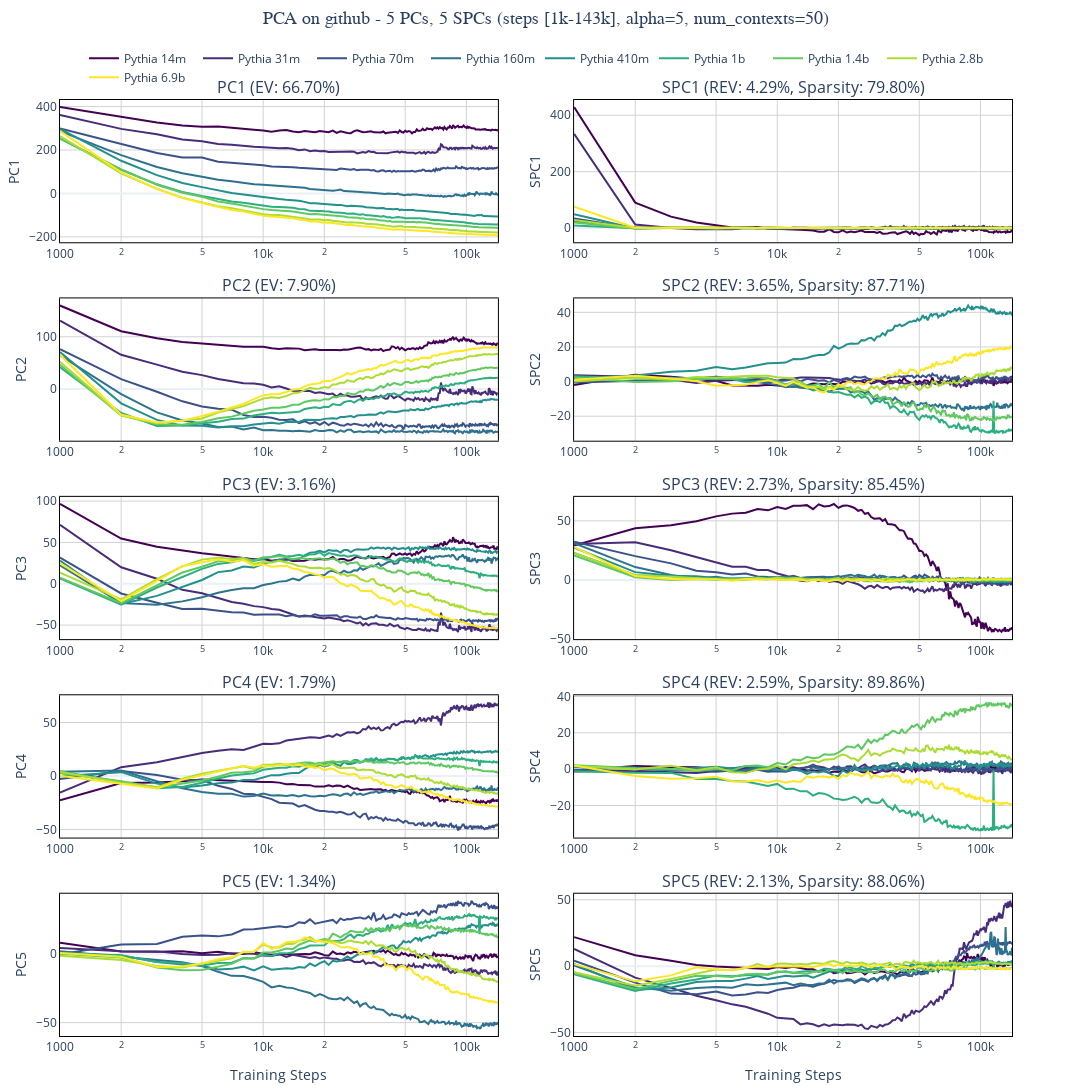

Write notebook code for a chart like this one.
### Code cell
from joint_pca import TrajectoryPlotter
plotter = TrajectoryPlotter(pca_handler)

fig = plotter.plot_pcs_over_time()
fig.show()

raw_filename = plotter._get_filename()
filename = raw_filename + "_pcs_over_time"
fig.write_image(filename + ".png", scale=2)
fig.write_image(filename + ".pdf")
fig.write_html(filename + ".html")

### Figure 1 — Plotly figure (JSON) as saved in the notebook; plotly's stock layout.template omitted (floating-point values rounded to 4 significant figures; data arrays with more than 128 entries replaced by an {"elided": "..."} marker saying what was removed)
{"data": [{"hoverinfo": "text", "line": {"color": "rgb(68, 1, 84)", "width": 2}, "mode": "lines", "name": "Pythia 14m", "showlegend": true, "text": {"elided": "143 str values"}, "type": "scatter", "x": {"elided": "143 int values"}, "xaxis": "x", "y": {"elided": "143 float values"}, "yaxis": "y"}, {"hoverinfo": "text", "line": {"color": "rgb(71, 44, 122)", "width": 2}, "mode": "lines", "name": "Pythia 31m", "showlegend": true, "text": {"elided": "143 str values"}, "type": "scatter", "x": {"elided": "143 int values"}, "xaxis": "x", "y": {"elided": "143 float values"}, "yaxis": "y"}, {"hoverinfo": "text", "line": {"color": "rgb(59, 81, 138)", "width": 2}, "mode": "lines", "name": "Pythia 70m", "showlegend": true, "text": {"elided": "143 str values"}, "type": "scatter", "x": {"elided": "143 int values"}, "xaxis": "x", "y": {"elided": "143 float values"}, "yaxis": "y"}, {"hoverinfo": "text", "line": {"color": "rgb(45, 114, 142)", "width": 2}, "mode": "lines", "name": "Pythia 160m", "showlegend": true, "text": {"elided": "143 str values"}, "type": "scatter", "x": {"elided": "143 int values"}, "xaxis": "x", "y": {"elided": "143 float values"}, "yaxis": "y"}, {"hoverinfo": "text", "line": {"color": "rgb(34, 144, 140)", "width": 2}, "mode": "lines", "name": "Pythia 410m", "showlegend": true, "text": {"elided": "143 str values"}, "type": "scatter", "x": {"elided": "143 int values"}, "xaxis": "x", "y": {"elided": "143 float values"}, "yaxis": "y"}, {"hoverinfo": "text", "line": {"color": "rgb(45, 174, 127)", "width": 2}, "mode": "lines", "name": "Pythia 1b", "showlegend": true, "text": {"elided": "143 str values"}, "type": "scatter", "x": {"elided": "143 int values"}, "xaxis": "x", "y": {"elided": "143 float values"}, "yaxis": "y"}, {"hoverinfo": "text", "line": {"color": "rgb(96, 200, 96)", "width": 2}, "mode": "lines", "name": "Pythia 1.4b", "showlegend": true, "text": {"elided": "143 str values"}, "type": "scatter", "x": {"elided": "143 int values"}, "xaxis": "x", "y": {"elided": "143 float values"}, "yaxis": "y"}, {"hoverinfo": "text", "line": {"color": "rgb(172, 220, 49)", "width": 2}, "mode": "lines", "name": "Pythia 2.8b", "showlegend": true, "text": {"elided": "143 str values"}, "type": "scatter", "x": {"elided": "143 int values"}, "xaxis": "x", "y": {"elided": "143 float values"}, "yaxis": "y"}, {"hoverinfo": "text", "line": {"color": "rgb(253, 231, 37)", "width": 2}, "mode": "lines", "name": "Pythia 6.9b", "showlegend": true, "text": {"elided": "143 str values"}, "type": "scatter", "x": {"elided": "143 int values"}, "xaxis": "x", "y": {"elided": "143 float values"}, "yaxis": "y"}, {"hoverinfo": "text", "line": {"color": "rgb(68, 1, 84)", "width": 2}, "mode": "lines", "name": "Pythia 14m", "showlegend": false, "text": {"elided": "143 str values"}, "type": "scatter", "x": {"elided": "143 int values"}, "xaxis": "x3", "y": {"elided": "143 float values"}, "yaxis": "y3"}, {"hoverinfo": "text", "line": {"color": "rgb(71, 44, 122)", "width": 2}, "mode": "lines", "name": "Pythia 31m", "showlegend": false, "text": {"elided": "143 str values"}, "type": "scatter", "x": {"elided": "143 int values"}, "xaxis": "x3", "y": {"elided": "143 float values"}, "yaxis": "y3"}, {"hoverinfo": "text", "line": {"color": "rgb(59, 81, 138)", "width": 2}, "mode": "lines", "name": "Pythia 70m", "showlegend": false, "text": {"elided": "143 str values"}, "type": "scatter", "x": {"elided": "143 int values"}, "xaxis": "x3", "y": {"elided": "143 float values"}, "yaxis": "y3"}, {"hoverinfo": "text", "line": {"color": "rgb(45, 114, 142)", "width": 2}, "mode": "lines", "name": "Pythia 160m", "showlegend": false, "text": {"elided": "143 str values"}, "type": "scatter", "x": {"elided": "143 int values"}, "xaxis": "x3", "y": {"elided": "143 float values"}, "yaxis": "y3"}, {"hoverinfo": "text", "line": {"color": "rgb(34, 144, 140)", "width": 2}, "mode": "lines", "name": "Pythia 410m", "showlegend": false, "text": {"elided": "143 str values"}, "type": "scatter", "x": {"elided": "143 int values"}, "xaxis": "x3", "y": {"elided": "143 float values"}, "yaxis": "y3"}, {"hoverinfo": "text", "line": {"color": "rgb(45, 174, 127)", "width": 2}, "mode": "lines", "name": "Pythia 1b", "showlegend": false, "text": {"elided": "143 str values"}, "type": "scatter", "x": {"elided": "143 int values"}, "xaxis": "x3", "y": {"elided": "143 float values"}, "yaxis": "y3"}, {"hoverinfo": "text", "line": {"color": "rgb(96, 200, 96)", "width": 2}, "mode": "lines", "name": "Pythia 1.4b", "showlegend": false, "text": {"elided": "143 str values"}, "type": "scatter", "x": {"elided": "143 int values"}, "xaxis": "x3", "y": {"elided": "143 float values"}, "yaxis": "y3"}, {"hoverinfo": "text", "line": {"color": "rgb(172, 220, 49)", "width": 2}, "mode": "lines", "name": "Pythia 2.8b", "showlegend": false, "text": {"elided": "143 str values"}, "type": "scatter", "x": {"elided": "143 int values"}, "xaxis": "x3", "y": {"elided": "143 float values"}, "yaxis": "y3"}, {"hoverinfo": "text", "line": {"color": "rgb(253, 231, 37)", "width": 2}, "mode": "lines", "name": "Pythia 6.9b", "showlegend": false, "text": {"elided": "143 str values"}, "type": "scatter", "x": {"elided": "143 int values"}, "xaxis": "x3", "y": {"elided": "143 float values"}, "yaxis": "y3"}, {"hoverinfo": "text", "line": {"color": "rgb(68, 1, 84)", "width": 2}, "mode": "lines", "name": "Pythia 14m", "showlegend": false, "text": {"elided": "143 str values"}, "type": "scatter", "x": {"elided": "143 int values"}, "xaxis": "x5", "y": {"elided": "143 float values"}, "yaxis": "y5"}, {"hoverinfo": "text", "line": {"color": "rgb(71, 44, 122)", "width": 2}, "mode": "lines", "name": "Pythia 31m", "showlegend": false, "text": {"elided": "143 str values"}, "type": "scatter", "x": {"elided": "143 int values"}, "xaxis": "x5", "y": {"elided": "143 float values"}, "yaxis": "y5"}, {"hoverinfo": "text", "line": {"color": "rgb(59, 81, 138)", "width": 2}, "mode": "lines", "name": "Pythia 70m", "showlegend": false, "text": {"elided": "143 str values"}, "type": "scatter", "x": {"elided": "143 int values"}, "xaxis": "x5", "y": {"elided": "143 float values"}, "yaxis": "y5"}, {"hoverinfo": "text", "line": {"color": "rgb(45, 114, 142)", "width": 2}, "mode": "lines", "name": "Pythia 160m", "showlegend": false, "text": {"elided": "143 str values"}, "type": "scatter", "x": {"elided": "143 int values"}, "xaxis": "x5", "y": {"elided": "143 float values"}, "yaxis": "y5"}, {"hoverinfo": "text", "line": {"color": "rgb(34, 144, 140)", "width": 2}, "mode": "lines", "name": "Pythia 410m", "showlegend": false, "text": {"elided": "143 str values"}, "type": "scatter", "x": {"elided": "143 int values"}, "xaxis": "x5", "y": {"elided": "143 float values"}, "yaxis": "y5"}, {"hoverinfo": "text", "line": {"color": "rgb(45, 174, 127)", "width": 2}, "mode": "lines", "name": "Pythia 1b", "showlegend": false, "text": {"elided": "143 str values"}, "type": "scatter", "x": {"elided": "143 int values"}, "xaxis": "x5", "y": {"elided": "143 float values"}, "yaxis": "y5"}, {"hoverinfo": "text", "line": {"color": "rgb(96, 200, 96)", "width": 2}, "mode": "lines", "name": "Pythia 1.4b", "showlegend": false, "text": {"elided": "143 str values"}, "type": "scatter", "x": {"elided": "143 int values"}, "xaxis": "x5", "y": {"elided": "143 float values"}, "yaxis": "y5"}, {"hoverinfo": "text", "line": {"color": "rgb(172, 220, 49)", "width": 2}, "mode": "lines", "name": "Pythia 2.8b", "showlegend": false, "text": {"elided": "143 str values"}, "type": "scatter", "x": {"elided": "143 int values"}, "xaxis": "x5", "y": {"elided": "143 float values"}, "yaxis": "y5"}, {"hoverinfo": "text", "line": {"color": "rgb(253, 231, 37)", "width": 2}, "mode": "lines", "name": "Pythia 6.9b", "showlegend": false, "text": {"elided": "143 str values"}, "type": "scatter", "x": {"elided": "143 int values"}, "xaxis": "x5", "y": {"elided": "143 float values"}, "yaxis": "y5"}, {"hoverinfo": "text", "line": {"color": "rgb(68, 1, 84)", "width": 2}, "mode": "lines", "name": "Pythia 14m", "showlegend": false, "text": {"elided": "143 str values"}, "type": "scatter", "x": {"elided": "143 int values"}, "xaxis": "x7", "y": {"elided": "143 float values"}, "yaxis": "y7"}, {"hoverinfo": "text", "line": {"color": "rgb(71, 44, 122)", "width": 2}, "mode": "lines", "name": "Pythia 31m", "showlegend": false, "text": {"elided": "143 str values"}, "type": "scatter", "x": {"elided": "143 int values"}, "xaxis": "x7", "y": {"elided": "143 float values"}, "yaxis": "y7"}, {"hoverinfo": "text", "line": {"color": "rgb(59, 81, 138)", "width": 2}, "mode": "lines", "name": "Pythia 70m", "showlegend": false, "text": {"elided": "143 str values"}, "type": "scatter", "x": {"elided": "143 int values"}, "xaxis": "x7", "y": {"elided": "143 float values"}, "yaxis": "y7"}, {"hoverinfo": "text", "line": {"color": "rgb(45, 114, 142)", "width": 2}, "mode": "lines", "name": "Pythia 160m", "showlegend": false, "text": {"elided": "143 str values"}, "type": "scatter", "x": {"elided": "143 int values"}, "xaxis": "x7", "y": {"elided": "143 float values"}, "yaxis": "y7"}, {"hoverinfo": "text", "line": {"color": "rgb(34, 144, 140)", "width": 2}, "mode": "lines", "name": "Pythia 410m", "showlegend": false, "text": {"elided": "143 str values"}, "type": "scatter", "x": {"elided": "143 int values"}, "xaxis": "x7", "y": {"elided": "143 float values"}, "yaxis": "y7"}, {"hoverinfo": "text", "line": {"color": "rgb(45, 174, 127)", "width": 2}, "mode": "lines", "name": "Pythia 1b", "showlegend": false, "text": {"elided": "143 str values"}, "type": "scatter", "x": {"elided": "143 int values"}, "xaxis": "x7", "y": {"elided": "143 float values"}, "yaxis": "y7"}, {"hoverinfo": "text", "line": {"color": "rgb(96, 200, 96)", "width": 2}, "mode": "lines", "name": "Pythia 1.4b", "showlegend": false, "text": {"elided": "143 str values"}, "type": "scatter", "x": {"elided": "143 int values"}, "xaxis": "x7", "y": {"elided": "143 float values"}, "yaxis": "y7"}, {"hoverinfo": "text", "line": {"color": "rgb(172, 220, 49)", "width": 2}, "mode": "lines", "name": "Pythia 2.8b", "showlegend": false, "text": {"elided": "143 str values"}, "type": "scatter", "x": {"elided": "143 int values"}, "xaxis": "x7", "y": {"elided": "143 float values"}, "yaxis": "y7"}, {"hoverinfo": "text", "line": {"color": "rgb(253, 231, 37)", "width": 2}, "mode": "lines", "name": "Pythia 6.9b", "showlegend": false, "text": {"elided": "143 str values"}, "type": "scatter", "x": {"elided": "143 int values"}, "xaxis": "x7", "y": {"elided": "143 float values"}, "yaxis": "y7"}, {"hoverinfo": "text", "line": {"color": "rgb(68, 1, 84)", "width": 2}, "mode": "lines", "name": "Pythia 14m", "showlegend": false, "text": {"elided": "143 str values"}, "type": "scatter", "x": {"elided": "143 int values"}, "xaxis": "x9", "y": {"elided": "143 float values"}, "yaxis": "y9"}, {"hoverinfo": "text", "line": {"color": "rgb(71, 44, 122)", "width": 2}, "mode": "lines", "name": "Pythia 31m", "showlegend": false, "text": {"elided": "143 str values"}, "type": "scatter", "x": {"elided": "143 int values"}, "xaxis": "x9", "y": {"elided": "143 float values"}, "yaxis": "y9"}, {"hoverinfo": "text", "line": {"color": "rgb(59, 81, 138)", "width": 2}, "mode": "lines", "name": "Pythia 70m", "showlegend": false, "text": {"elided": "143 str values"}, "type": "scatter", "x": {"elided": "143 int values"}, "xaxis": "x9", "y": {"elided": "143 float values"}, "yaxis": "y9"}, {"hoverinfo": "text", "line": {"color": "rgb(45, 114, 142)", "width": 2}, "mode": "lines", "name": "Pythia 160m", "showlegend": false, "text": {"elided": "143 str values"}, "type": "scatter", "x": {"elided": "143 int values"}, "xaxis": "x9", "y": {"elided": "143 float values"}, "yaxis": "y9"}, {"hoverinfo": "text", "line": {"color": "rgb(34, 144, 140)", "width": 2}, "mode": "lines", "name": "Pythia 410m", "showlegend": false, "text": {"elided": "143 str values"}, "type": "scatter", "x": {"elided": "143 int values"}, "xaxis": "x9", "y": {"elided": "143 float values"}, "yaxis": "y9"}, {"hoverinfo": "text", "line": {"color": "rgb(45, 174, 127)", "width": 2}, "mode": "lines", "name": "Pythia 1b", "showlegend": false, "text": {"elided": "143 str values"}, "type": "scatter", "x": {"elided": "143 int values"}, "xaxis": "x9", "y": {"elided": "143 float values"}, "yaxis": "y9"}, {"hoverinfo": "text", "line": {"color": "rgb(96, 200, 96)", "width": 2}, "mode": "lines", "name": "Pythia 1.4b", "showlegend": false, "text": {"elided": "143 str values"}, "type": "scatter", "x": {"elided": "143 int values"}, "xaxis": "x9", "y": {"elided": "143 float values"}, "yaxis": "y9"}, {"hoverinfo": "text", "line": {"color": "rgb(172, 220, 49)", "width": 2}, "mode": "lines", "name": "Pythia 2.8b", "showlegend": false, "text": {"elided": "143 str values"}, "type": "scatter", "x": {"elided": "143 int values"}, "xaxis": "x9", "y": {"elided": "143 float values"}, "yaxis": "y9"}, {"hoverinfo": "text", "line": {"color": "rgb(253, 231, 37)", "width": 2}, "mode": "lines", "name": "Pythia 6.9b", "showlegend": false, "text": {"elided": "143 str values"}, "type": "scatter", "x": {"elided": "143 int values"}, "xaxis": "x9", "y": {"elided": "143 float values"}, "yaxis": "y9"}, {"hoverinfo": "text", "line": {"color": "rgb(68, 1, 84)", "width": 2}, "mode": "lines", "name": "Pythia 14m", "showlegend": false, "text": {"elided": "143 str values"}, "type": "scatter", "x": {"elided": "143 int values"}, "xaxis": "x2", "y": {"elided": "143 float values"}, "yaxis": "y2"}, {"hoverinfo": "text", "line": {"color": "rgb(71, 44, 122)", "width": 2}, "mode": "lines", "name": "Pythia 31m", "showlegend": false, "text": {"elided": "143 str values"}, "type": "scatter", "x": {"elided": "143 int values"}, "xaxis": "x2", "y": {"elided": "143 float values"}, "yaxis": "y2"}, {"hoverinfo": "text", "line": {"color": "rgb(59, 81, 138)", "width": 2}, "mode": "lines", "name": "Pythia 70m", "showlegend": false, "text": {"elided": "143 str values"}, "type": "scatter", "x": {"elided": "143 int values"}, "xaxis": "x2", "y": {"elided": "143 float values"}, "yaxis": "y2"}, {"hoverinfo": "text", "line": {"color": "rgb(45, 114, 142)", "width": 2}, "mode": "lines", "name": "Pythia 160m", "showlegend": false, "text": {"elided": "143 str values"}, "type": "scatter", "x": {"elided": "143 int values"}, "xaxis": "x2", "y": {"elided": "143 float values"}, "yaxis": "y2"}, {"hoverinfo": "text", "line": {"color": "rgb(34, 144, 140)", "width": 2}, "mode": "lines", "name": "Pythia 410m", "showlegend": false, "text": {"elided": "143 str values"}, "type": "scatter", "x": {"elided": "143 int values"}, "xaxis": "x2", "y": {"elided": "143 float values"}, "yaxis": "y2"}, {"hoverinfo": "text", "line": {"color": "rgb(45, 174, 127)", "width": 2}, "mode": "lines", "name": "Pythia 1b", "showlegend": false, "text": {"elided": "143 str values"}, "type": "scatter", "x": {"elided": "143 int values"}, "xaxis": "x2", "y": {"elided": "143 float values"}, "yaxis": "y2"}, {"hoverinfo": "text", "line": {"color": "rgb(96, 200, 96)", "width": 2}, "mode": "lines", "name": "Pythia 1.4b", "showlegend": false, "text": {"elided": "143 str values"}, "type": "scatter", "x": {"elided": "143 int values"}, "xaxis": "x2", "y": {"elided": "143 float values"}, "yaxis": "y2"}, {"hoverinfo": "text", "line": {"color": "rgb(172, 220, 49)", "width": 2}, "mode": "lines", "name": "Pythia 2.8b", "showlegend": false, "text": {"elided": "143 str values"}, "type": "scatter", "x": {"elided": "143 int values"}, "xaxis": "x2", "y": {"elided": "143 float values"}, "yaxis": "y2"}, {"hoverinfo": "text", "line": {"color": "rgb(253, 231, 37)", "width": 2}, "mode": "lines", "name": "Pythia 6.9b", "showlegend": false, "text": {"elided": "143 str values"}, "type": "scatter", "x": {"elided": "143 int values"}, "xaxis": "x2", "y": {"elided": "143 float values"}, "yaxis": "y2"}, {"hoverinfo": "text", "line": {"color": "rgb(68, 1, 84)", "width": 2}, "mode": "lines", "name": "Pythia 14m", "showlegend": false, "text": {"elided": "143 str values"}, "type": "scatter", "x": {"elided": "143 int values"}, "xaxis": "x4", "y": {"elided": "143 float values"}, "yaxis": "y4"}, {"hoverinfo": "text", "line": {"color": "rgb(71, 44, 122)", "width": 2}, "mode": "lines", "name": "Pythia 31m", "showlegend": false, "text": {"elided": "143 str values"}, "type": "scatter", "x": {"elided": "143 int values"}, "xaxis": "x4", "y": {"elided": "143 float values"}, "yaxis": "y4"}, {"hoverinfo": "text", "line": {"color": "rgb(59, 81, 138)", "width": 2}, "mode": "lines", "name": "Pythia 70m", "showlegend": false, "text": {"elided": "143 str values"}, "type": "scatter", "x": {"elided": "143 int values"}, "xaxis": "x4", "y": {"elided": "143 float values"}, "yaxis": "y4"}, {"hoverinfo": "text", "line": {"color": "rgb(45, 114, 142)", "width": 2}, "mode": "lines", "name": "Pythia 160m", "showlegend": false, "text": {"elided": "143 str values"}, "type": "scatter", "x": {"elided": "143 int values"}, "xaxis": "x4", "y": {"elided": "143 float values"}, "yaxis": "y4"}, {"hoverinfo": "text", "line": {"color": "rgb(34, 144, 140)", "width": 2}, "mode": "lines", "name": "Pythia 410m", "showlegend": false, "text": {"elided": "143 str values"}, "type": "scatter", "x": {"elided": "143 int values"}, "xaxis": "x4", "y": {"elided": "143 float values"}, "yaxis": "y4"}, {"hoverinfo": "text", "line": {"color": "rgb(45, 174, 127)", "width": 2}, "mode": "lines", "name": "Pythia 1b", "showlegend": false, "text": {"elided": "143 str values"}, "type": "scatter", "x": {"elided": "143 int values"}, "xaxis": "x4", "y": {"elided": "143 float values"}, "yaxis": "y4"}, {"hoverinfo": "text", "line": {"color": "rgb(96, 200, 96)", "width": 2}, "mode": "lines", "name": "Pythia 1.4b", "showlegend": false, "text": {"elided": "143 str values"}, "type": "scatter", "x": {"elided": "143 int values"}, "xaxis": "x4", "y": {"elided": "143 float values"}, "yaxis": "y4"}, {"hoverinfo": "text", "line": {"color": "rgb(172, 220, 49)", "width": 2}, "mode": "lines", "name": "Pythia 2.8b", "showlegend": false, "text": {"elided": "143 str values"}, "type": "scatter", "x": {"elided": "143 int values"}, "xaxis": "x4", "y": {"elided": "143 float values"}, "yaxis": "y4"}, {"hoverinfo": "text", "line": {"color": "rgb(253, 231, 37)", "width": 2}, "mode": "lines", "name": "Pythia 6.9b", "showlegend": false, "text": {"elided": "143 str values"}, "type": "scatter", "x": {"elided": "143 int values"}, "xaxis": "x4", "y": {"elided": "143 float values"}, "yaxis": "y4"}, {"hoverinfo": "text", "line": {"color": "rgb(68, 1, 84)", "width": 2}, "mode": "lines", "name": "Pythia 14m", "showlegend": false, "text": {"elided": "143 str values"}, "type": "scatter", "x": {"elided": "143 int values"}, "xaxis": "x6", "y": {"elided": "143 float values"}, "yaxis": "y6"}, {"hoverinfo": "text", "line": {"color": "rgb(71, 44, 122)", "width": 2}, "mode": "lines", "name": "Pythia 31m", "showlegend": false, "text": {"elided": "143 str values"}, "type": "scatter", "x": {"elided": "143 int values"}, "xaxis": "x6", "y": {"elided": "143 float values"}, "yaxis": "y6"}, {"hoverinfo": "text", "line": {"color": "rgb(59, 81, 138)", "width": 2}, "mode": "lines", "name": "Pythia 70m", "showlegend": false, "text": {"elided": "143 str values"}, "type": "scatter", "x": {"elided": "143 int values"}, "xaxis": "x6", "y": {"elided": "143 float values"}, "yaxis": "y6"}, {"hoverinfo": "text", "line": {"color": "rgb(45, 114, 142)", "width": 2}, "mode": "lines", "name": "Pythia 160m", "showlegend": false, "text": {"elided": "143 str values"}, "type": "scatter", "x": {"elided": "143 int values"}, "xaxis": "x6", "y": {"elided": "143 float values"}, "yaxis": "y6"}, {"hoverinfo": "text", "line": {"color": "rgb(34, 144, 140)", "width": 2}, "mode": "lines", "name": "Pythia 410m", "showlegend": false, "text": {"elided": "143 str values"}, "type": "scatter", "x": {"elided": "143 int values"}, "xaxis": "x6", "y": {"elided": "143 float values"}, "yaxis": "y6"}, {"hoverinfo": "text", "line": {"color": "rgb(45, 174, 127)", "width": 2}, "mode": "lines", "name": "Pythia 1b", "showlegend": false, "text": {"elided": "143 str values"}, "type": "scatter", "x": {"elided": "143 int values"}, "xaxis": "x6", "y": {"elided": "143 float values"}, "yaxis": "y6"}, {"hoverinfo": "text", "line": {"color": "rgb(96, 200, 96)", "width": 2}, "mode": "lines", "name": "Pythia 1.4b", "showlegend": false, "text": {"elided": "143 str values"}, "type": "scatter", "x": {"elided": "143 int values"}, "xaxis": "x6", "y": {"elided": "143 float values"}, "yaxis": "y6"}, {"hoverinfo": "text", "line": {"color": "rgb(172, 220, 49)", "width": 2}, "mode": "lines", "name": "Pythia 2.8b", "showlegend": false, "text": {"elided": "143 str values"}, "type": "scatter", "x": {"elided": "143 int values"}, "xaxis": "x6", "y": {"elided": "143 float values"}, "yaxis": "y6"}, {"hoverinfo": "text", "line": {"color": "rgb(253, 231, 37)", "width": 2}, "mode": "lines", "name": "Pythia 6.9b", "showlegend": false, "text": {"elided": "143 str values"}, "type": "scatter", "x": {"elided": "143 int values"}, "xaxis": "x6", "y": {"elided": "143 float values"}, "yaxis": "y6"}, {"hoverinfo": "text", "line": {"color": "rgb(68, 1, 84)", "width": 2}, "mode": "lines", "name": "Pythia 14m", "showlegend": false, "text": {"elided": "143 str values"}, "type": "scatter", "x": {"elided": "143 int values"}, "xaxis": "x8", "y": {"elided": "143 float values"}, "yaxis": "y8"}, {"hoverinfo": "text", "line": {"color": "rgb(71, 44, 122)", "width": 2}, "mode": "lines", "name": "Pythia 31m", "showlegend": false, "text": {"elided": "143 str values"}, "type": "scatter", "x": {"elided": "143 int values"}, "xaxis": "x8", "y": {"elided": "143 float values"}, "yaxis": "y8"}, {"hoverinfo": "text", "line": {"color": "rgb(59, 81, 138)", "width": 2}, "mode": "lines", "name": "Pythia 70m", "showlegend": false, "text": {"elided": "143 str values"}, "type": "scatter", "x": {"elided": "143 int values"}, "xaxis": "x8", "y": {"elided": "143 float values"}, "yaxis": "y8"}, {"hoverinfo": "text", "line": {"color": "rgb(45, 114, 142)", "width": 2}, "mode": "lines", "name": "Pythia 160m", "showlegend": false, "text": {"elided": "143 str values"}, "type": "scatter", "x": {"elided": "143 int values"}, "xaxis": "x8", "y": {"elided": "143 float values"}, "yaxis": "y8"}, {"hoverinfo": "text", "line": {"color": "rgb(34, 144, 140)", "width": 2}, "mode": "lines", "name": "Pythia 410m", "showlegend": false, "text": {"elided": "143 str values"}, "type": "scatter", "x": {"elided": "143 int values"}, "xaxis": "x8", "y": {"elided": "143 float values"}, "yaxis": "y8"}, {"hoverinfo": "text", "line": {"color": "rgb(45, 174, 127)", "width": 2}, "mode": "lines", "name": "Pythia 1b", "showlegend": false, "text": {"elided": "143 str values"}, "type": "scatter", "x": {"elided": "143 int values"}, "xaxis": "x8", "y": {"elided": "143 float values"}, "yaxis": "y8"}, {"hoverinfo": "text", "line": {"color": "rgb(96, 200, 96)", "width": 2}, "mode": "lines", "name": "Pythia 1.4b", "showlegend": false, "text": {"elided": "143 str values"}, "type": "scatter", "x": {"elided": "143 int values"}, "xaxis": "x8", "y": {"elided": "143 float values"}, "yaxis": "y8"}, {"hoverinfo": "text", "line": {"color": "rgb(172, 220, 49)", "width": 2}, "mode": "lines", "name": "Pythia 2.8b", "showlegend": false, "text": {"elided": "143 str values"}, "type": "scatter", "x": {"elided": "143 int values"}, "xaxis": "x8", "y": {"elided": "143 float values"}, "yaxis": "y8"}, {"hoverinfo": "text", "line": {"color": "rgb(253, 231, 37)", "width": 2}, "mode": "lines", "name": "Pythia 6.9b", "showlegend": false, "text": {"elided": "143 str values"}, "type": "scatter", "x": {"elided": "143 int values"}, "xaxis": "x8", "y": {"elided": "143 float values"}, "yaxis": "y8"}, {"hoverinfo": "text", "line": {"color": "rgb(68, 1, 84)", "width": 2}, "mode": "lines", "name": "Pythia 14m", "showlegend": false, "text": {"elided": "143 str values"}, "type": "scatter", "x": {"elided": "143 int values"}, "xaxis": "x10", "y": {"elided": "143 float values"}, "yaxis": "y10"}, {"hoverinfo": "text", "line": {"color": "rgb(71, 44, 122)", "width": 2}, "mode": "lines", "name": "Pythia 31m", "showlegend": false, "text": {"elided": "143 str values"}, "type": "scatter", "x": {"elided": "143 int values"}, "xaxis": "x10", "y": {"elided": "143 float values"}, "yaxis": "y10"}, {"hoverinfo": "text", "line": {"color": "rgb(59, 81, 138)", "width": 2}, "mode": "lines", "name": "Pythia 70m", "showlegend": false, "text": {"elided": "143 str values"}, "type": "scatter", "x": {"elided": "143 int values"}, "xaxis": "x10", "y": {"elided": "143 float values"}, "yaxis": "y10"}, {"hoverinfo": "text", "line": {"color": "rgb(45, 114, 142)", "width": 2}, "mode": "lines", "name": "Pythia 160m", "showlegend": false, "text": {"elided": "143 str values"}, "type": "scatter", "x": {"elided": "143 int values"}, "xaxis": "x10", "y": {"elided": "143 float values"}, "yaxis": "y10"}, {"hoverinfo": "text", "line": {"color": "rgb(34, 144, 140)", "width": 2}, "mode": "lines", "name": "Pythia 410m", "showlegend": false, "text": {"elided": "143 str values"}, "type": "scatter", "x": {"elided": "143 int values"}, "xaxis": "x10", "y": {"elided": "143 float values"}, "yaxis": "y10"}, {"hoverinfo": "text", "line": {"color": "rgb(45, 174, 127)", "width": 2}, "mode": "lines", "name": "Pythia 1b", "showlegend": false, "text": {"elided": "143 str values"}, "type": "scatter", "x": {"elided": "143 int values"}, "xaxis": "x10", "y": {"elided": "143 float values"}, "yaxis": "y10"}, {"hoverinfo": "text", "line": {"color": "rgb(96, 200, 96)", "width": 2}, "mode": "lines", "name": "Pythia 1.4b", "showlegend": false, "text": {"elided": "143 str values"}, "type": "scatter", "x": {"elided": "143 int values"}, "xaxis": "x10", "y": {"elided": "143 float values"}, "yaxis": "y10"}, {"hoverinfo": "text", "line": {"color": "rgb(172, 220, 49)", "width": 2}, "mode": "lines", "name": "Pythia 2.8b", "showlegend": false, "text": {"elided": "143 str values"}, "type": "scatter", "x": {"elided": "143 int values"}, "xaxis": "x10", "y": {"elided": "143 float values"}, "yaxis": "y10"}, {"hoverinfo": "text", "line": {"color": "rgb(253, 231, 37)", "width": 2}, "mode": "lines", "name": "Pythia 6.9b", "showlegend": false, "text": {"elided": "143 str values"}, "type": "scatter", "x": {"elided": "143 int values"}, "xaxis": "x10", "y": {"elided": "143 float values"}, "yaxis": "y10"}], "layout": {"annotations": [{"font": {"size": 16}, "showarrow": false, "text": "PC1 (EV: 66.70%)", "x": 0.23, "xanchor": "center", "xref": "paper", "y": 1, "yanchor": "bottom", "yref": "paper"}, {"font": {"size": 16}, "showarrow": false, "text": "SPC1 (REV: 4.29%, Sparsity: 79.80%)", "x": 0.77, "xanchor": "center", "xref": "paper", "y": 1, "yanchor": "bottom", "yref": "paper"}, {"font": {"size": 16}, "showarrow": false, "text": "PC2 (EV: 7.90%)", "x": 0.23, "xanchor": "center", "xref": "paper", "y": 0.788, "yanchor": "bottom", "yref": "paper"}, {"font": {"size": 16}, "showarrow": false, "text": "SPC2 (REV: 3.65%, Sparsity: 87.71%)", "x": 0.77, "xanchor": "center", "xref": "paper", "y": 0.788, "yanchor": "bottom", "yref": "paper"}, {"font": {"size": 16}, "showarrow": false, "text": "PC3 (EV: 3.16%)", "x": 0.23, "xanchor": "center", "xref": "paper", "y": 0.576, "yanchor": "bottom", "yref": "paper"}, {"font": {"size": 16}, "showarrow": false, "text": "SPC3 (REV: 2.73%, Sparsity: 85.45%)", "x": 0.77, "xanchor": "center", "xref": "paper", "y": 0.576, "yanchor": "bottom", "yref": "paper"}, {"font": {"size": 16}, "showarrow": false, "text": "PC4 (EV: 1.79%)", "x": 0.23, "xanchor": "center", "xref": "paper", "y": 0.364, "yanchor": "bottom", "yref": "paper"}, {"font": {"size": 16}, "showarrow": false, "text": "SPC4 (REV: 2.59%, Sparsity: 89.86%)", "x": 0.77, "xanchor": "center", "xref": "paper", "y": 0.364, "yanchor": "bottom", "yref": "paper"}, {"font": {"size": 16}, "showarrow": false, "text": "PC5 (EV: 1.34%)", "x": 0.23, "xanchor": "center", "xref": "paper", "y": 0.152, "yanchor": "bottom", "yref": "paper"}, {"font": {"size": 16}, "showarrow": false, "text": "SPC5 (REV: 2.13%, Sparsity: 88.06%)", "x": 0.77, "xanchor": "center", "xref": "paper", "y": 0.152, "yanchor": "bottom", "yref": "paper"}], "height": 1200, "legend": {"orientation": "h", "x": 0.5, "xanchor": "center", "y": 1.06, "yanchor": "top"}, "margin": {"b": 20, "l": 60, "r": 80, "t": 100}, "showlegend": true, "title": {"font": {"family": "Arial", "size": 18}, "text": "PCA on github - 5 PCs, 5 SPCs (steps [1k-143k], alpha=5, num_contexts=50)", "x": 0.5, "y": 0.99}, "width": 1300, "xaxis": {"anchor": "y", "domain": [0, 0.46], "gridcolor": "LightGray", "gridwidth": 1, "linecolor": "black", "linewidth": 1, "mirror": true, "showgrid": true, "showline": true, "showticklabels": true, "type": "log"}, "xaxis10": {"anchor": "y10", "domain": [0.54, 1], "gridcolor": "LightGray", "gridwidth": 1, "linecolor": "black", "linewidth": 1, "mirror": true, "showgrid": true, "showline": true, "showticklabels": true, "title": {"text": "Training Steps"}, "type": "log"}, "xaxis2": {"anchor": "y2", "domain": [0.54, 1], "gridcolor": "LightGray", "gridwidth": 1, "linecolor": "black", "linewidth": 1, "mirror": true, "showgrid": true, "showline": true, "showticklabels": true, "type": "log"}, "xaxis3": {"anchor": "y3", "domain": [0, 0.46], "gridcolor": "LightGray", "gridwidth": 1, "linecolor": "black", "linewidth": 1, "mirror": true, "showgrid": true, "showline": true, "showticklabels": true, "type": "log"}, "xaxis4": {"anchor": "y4", "domain": [0.54, 1], "gridcolor": "LightGray", "gridwidth": 1, "linecolor": "black", "linewidth": 1, "mirror": true, "showgrid": true, "showline": true, "showticklabels": true, "type": "log"}, "xaxis5": {"anchor": "y5", "domain": [0, 0.46], "gridcolor": "LightGray", "gridwidth": 1, "linecolor": "black", "linewidth": 1, "mirror": true, "showgrid": true, "showline": true, "showticklabels": true, "type": "log"}, "xaxis6": {"anchor": "y6", "domain": [0.54, 1], "gridcolor": "LightGray", "gridwidth": 1, "linecolor": "black", "linewidth": 1, "mirror": true, "showgrid": true, "showline": true, "showticklabels": true, "type": "log"}, "xaxis7": {"anchor": "y7", "domain": [0, 0.46], "gridcolor": "LightGray", "gridwidth": 1, "linecolor": "black", "linewidth": 1, "mirror": true, "showgrid": true, "showline": true, "showticklabels": true, "type": "log"}, "xaxis8": {"anchor": "y8", "domain": [0.54, 1], "gridcolor": "LightGray", "gridwidth": 1, "linecolor": "black", "linewidth": 1, "mirror": true, "showgrid": true, "showline": true, "showticklabels": true, "type": "log"}, "xaxis9": {"anchor": "y9", "domain": [0, 0.46], "gridcolor": "LightGray", "gridwidth": 1, "linecolor": "black", "linewidth": 1, "mirror": true, "showgrid": true, "showline": true, "showticklabels": true, "title": {"text": "Training Steps"}, "type": "log"}, "yaxis": {"anchor": "x", "domain": [0.848, 1], "gridcolor": "LightGray", "gridwidth": 1, "linecolor": "black", "linewidth": 1, "mirror": true, "showgrid": true, "showline": true, "title": {"standoff": 5, "text": "PC1"}}, "yaxis10": {"anchor": "x10", "domain": [0, 0.152], "gridcolor": "LightGray", "gridwidth": 1, "linecolor": "black", "linewidth": 1, "mirror": true, "showgrid": true, "showline": true, "title": {"standoff": 5, "text": "SPC5"}}, "yaxis2": {"anchor": "x2", "domain": [0.848, 1], "gridcolor": "LightGray", "gridwidth": 1, "linecolor": "black", "linewidth": 1, "mirror": true, "showgrid": true, "showline": true, "title": {"standoff": 5, "text": "SPC1"}}, "yaxis3": {"anchor": "x3", "domain": [0.636, 0.788], "gridcolor": "LightGray", "gridwidth": 1, "linecolor": "black", "linewidth": 1, "mirror": true, "showgrid": true, "showline": true, "title": {"standoff": 5, "text": "PC2"}}, "yaxis4": {"anchor": "x4", "domain": [0.636, 0.788], "gridcolor": "LightGray", "gridwidth": 1, "linecolor": "black", "linewidth": 1, "mirror": true, "showgrid": true, "showline": true, "title": {"standoff": 5, "text": "SPC2"}}, "yaxis5": {"anchor": "x5", "domain": [0.424, 0.576], "gridcolor": "LightGray", "gridwidth": 1, "linecolor": "black", "linewidth": 1, "mirror": true, "showgrid": true, "showline": true, "title": {"standoff": 5, "text": "PC3"}}, "yaxis6": {"anchor": "x6", "domain": [0.424, 0.576], "gridcolor": "LightGray", "gridwidth": 1, "linecolor": "black", "linewidth": 1, "mirror": true, "showgrid": true, "showline": true, "title": {"standoff": 5, "text": "SPC3"}}, "yaxis7": {"anchor": "x7", "domain": [0.212, 0.364], "gridcolor": "LightGray", "gridwidth": 1, "linecolor": "black", "linewidth": 1, "mirror": true, "showgrid": true, "showline": true, "title": {"standoff": 5, "text": "PC4"}}, "yaxis8": {"anchor": "x8", "domain": [0.212, 0.364], "gridcolor": "LightGray", "gridwidth": 1, "linecolor": "black", "linewidth": 1, "mirror": true, "showgrid": true, "showline": true, "title": {"standoff": 5, "text": "SPC4"}}, "yaxis9": {"anchor": "x9", "domain": [0, 0.152], "gridcolor": "LightGray", "gridwidth": 1, "linecolor": "black", "linewidth": 1, "mirror": true, "showgrid": true, "showline": true, "title": {"standoff": 5, "text": "PC5"}}}}
